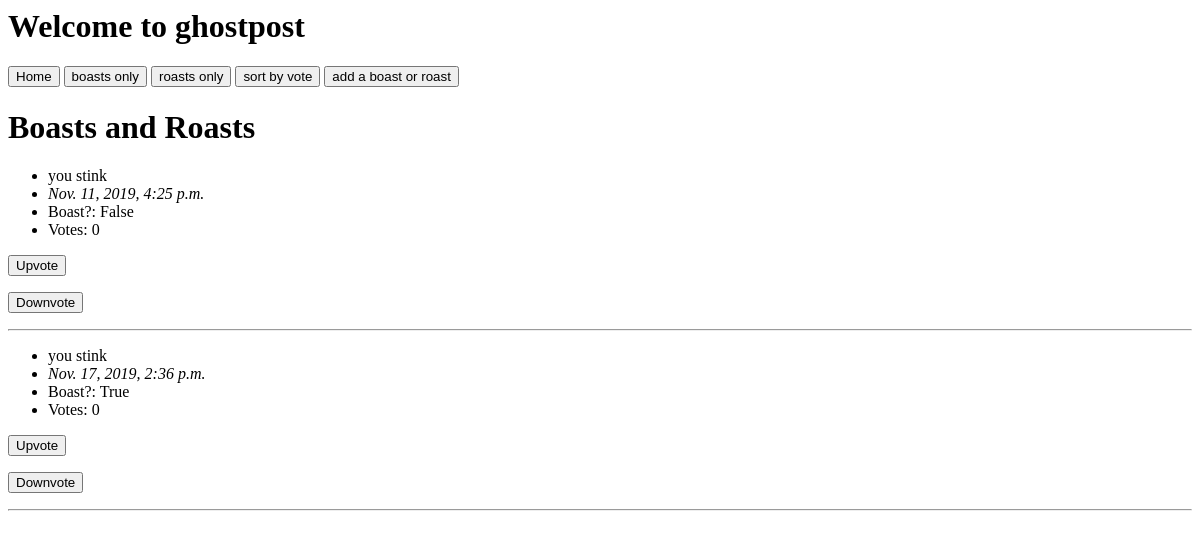
The page /votesort on the database as committed earlier.
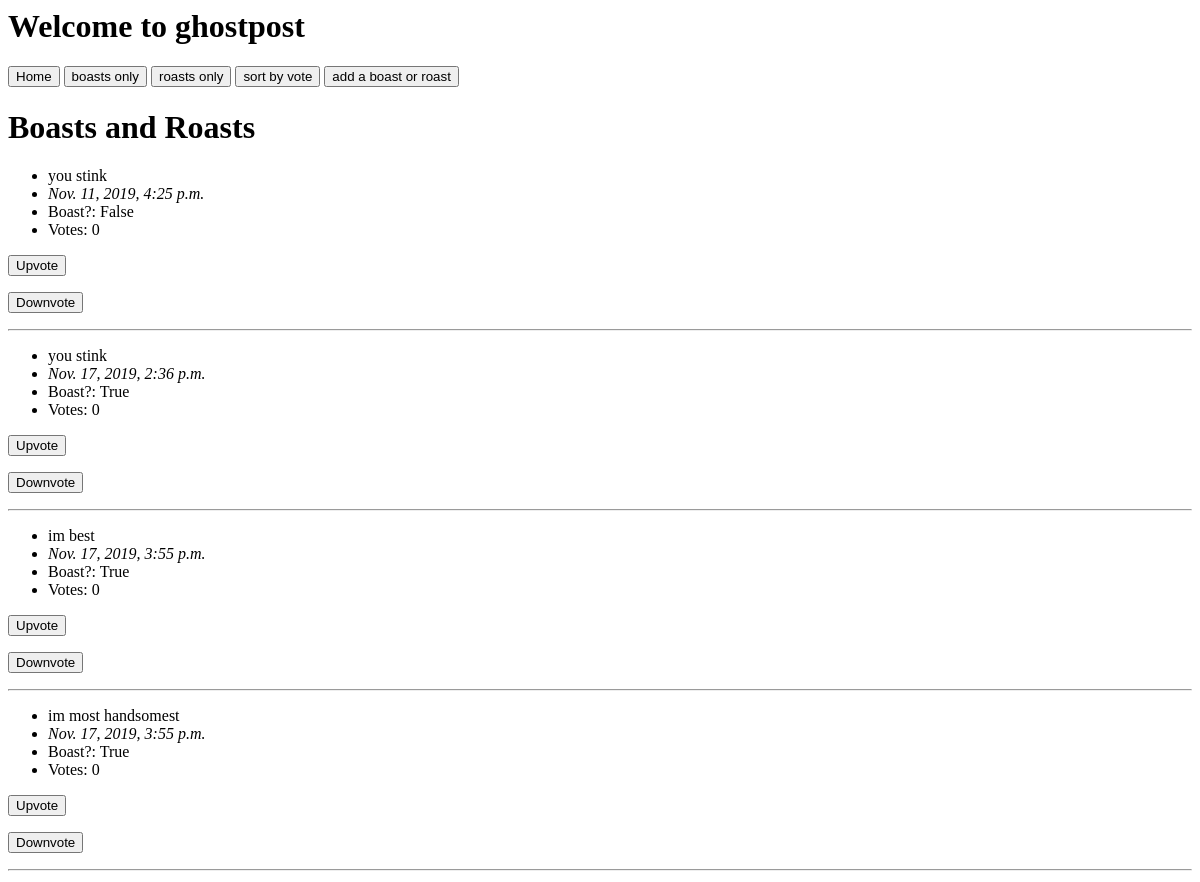
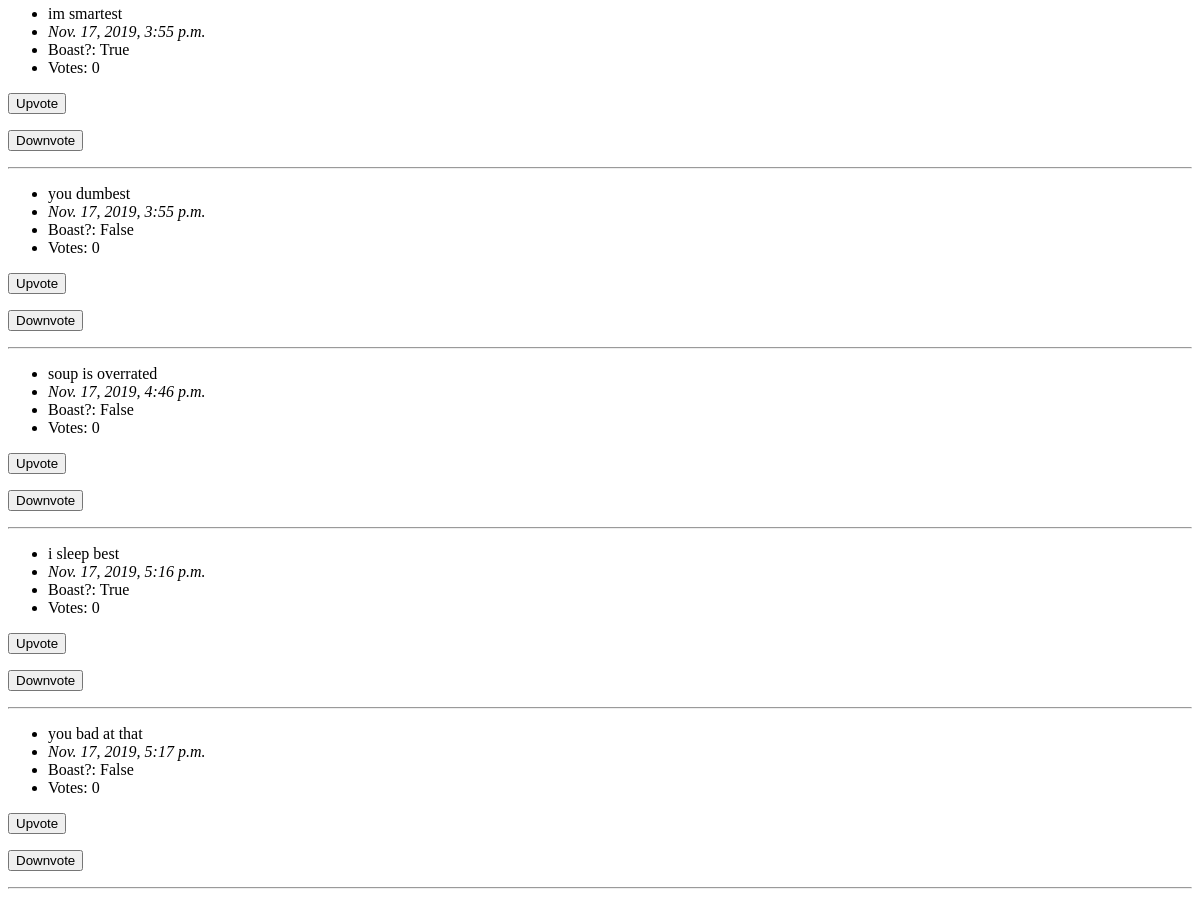
The same page on the database as committed later (2 pictures, top to bottom).
### ghostpost/models.py (models this page shows, shortened)
class Post(models.Model):
    post_text = models.CharField(max_length=280)
    boast = models.BooleanField(default=True)
    votes = models.IntegerField(default=0)
    upordown = models.IntegerField(default=0)
    pub_date = models.DateTimeField(default=timezone.now)

### ghostpost/views.py (the view)
# urls.py: path("votesort", views.sort_by_votes, name="votesort"),
def sort_by_votes(request):
    latest_post_list = Post.objects.order_by("-votes")
    context = {"latest_post_list": latest_post_list}
    return render(request, "index.html", context)

### ghostpost/templates/index.html (shortened to what this page needs)
<h1>Welcome to ghostpost</h1>
<a href="{% url 'homepage' %}"><button>Home</button></a>
<a href="{% url 'boast_list' %}"><button>boasts only</button></a>
<a href="{% url 'roast_list' %}"><button>roasts only</button></a>
<a href="{% url 'votesort' %}"><button>sort by vote</button></a>
<a href="{% url 'add_post' %}"><button>add a boast or roast</button></a>
{% if latest_post_list %}
<div>
  <h1>Boasts and Roasts</h1>
  {% for post in latest_post_list %}
  <div>
    <ul>
      <li>
        {{ post.post_text }}
      </li>
      <li>
        <em>{{post.pub_date}}</em>
      </li>
      <li>
        Boast?: {{post.boast}}
      </li>
      <li>
        Votes: {{post.votes}}
      </li>
    </ul>
    <form name="upvote" method="post" action="{% url 'upvote' post.id %}">
      <input type="submit" value="Upvote" />
    </form>
    <form name="downvote" method="post" action="{% url 'downvote' post.id %}">
      <input type="submit" value="Downvote" />
    </form>
    <hr />
  </div>
  {% endfor %}
</div>
{% else %}
<p>No posts are available.</p>
{% endif %}

Rows that differ between the two databases and show on the page:
added Post: post_text "im best", pub_date "Nov. 17, 2019, 3:55 p.m.", boast "True", votes "0"
added Post: post_text "im most handsomest", pub_date "Nov. 17, 2019, 3:55 p.m.", boast "True", votes "0"
added Post: post_text "im smartest", pub_date "Nov. 17, 2019, 3:55 p.m.", boast "True", votes "0"
added Post: post_text "you dumbest", pub_date "Nov. 17, 2019, 3:55 p.m.", boast "False", votes "0"
added Post: post_text "soup is overrated", pub_date "Nov. 17, 2019, 4:46 p.m.", boast "False", votes "0"
added Post: post_text "i sleep best", pub_date "Nov. 17, 2019, 5:16 p.m.", boast "True", votes "0"
added Post: post_text "you bad at that", pub_date "Nov. 17, 2019, 5:17 p.m.", boast "False", votes "0"
